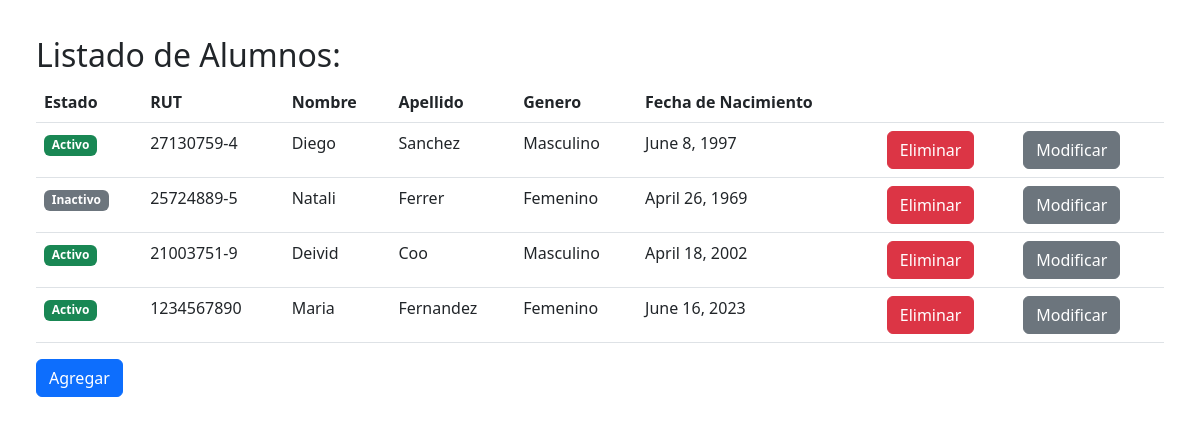
/alumnos/crud, run on the app's committed database.
### alumnos/models.py (models this page shows)
class Alumno(models.Model):
    rut              = models.CharField(primary_key=True, max_length=10)
    nombre           = models.CharField(max_length=20)
    apellido_paterno = models.CharField(max_length=20)
    apellido_materno = models.CharField(max_length=20)
    fecha_nacimiento = models.DateField(blank=False, null=False)
    id_genero        = models.ForeignKey('Genero',on_delete=models.CASCADE, db_column='idGenero')
    telefono         = models.CharField(max_length=45)
    email            = models.EmailField(unique=True, max_length=100, blank=True, null=True)
    direccion        = models.CharField(max_length=50, blank=True, null=True)
    activo           = models.IntegerField()

class Genero(models.Model):
    id_genero  = models.AutoField(db_column='idGenero', primary_key=True)
    genero     = models.CharField(max_length=20, blank=False, null=False)

### alumnos/views.py (the view)
# urls.py: path('crud', views.crud, name='crud'),
def crud(request):
    alumnos=Alumno.objects.all()
    context={"alumnos":alumnos}
    return render(request, 'alumnos/listado.html', context)

### alumnos/templates/alumnos/listado.html (shortened to what this page needs)
{% load static %}
<!DOCTYPE html>
<html lang="en">
<head>
    <link href="https://cdn.jsdelivr.net/npm/bootstrap@5.3.0/dist/css/bootstrap.min.css" rel="stylesheet">
</head>
<body style="padding: 3%">
    <h2>Listado de Alumnos:</h2>
    <table class="table">
        {% if alumnos %}
            <th>Estado</th>
            <th>RUT</th>
            <th>Nombre</th>
            <th>Apellido</th>
            <th>Genero</th>
            <th>Fecha de Nacimiento</th>
            <th></th>
            <th></th>
            {% for alumno in alumnos %}
                <tr>
                    <td>
                        {% if alumno.activo == 1 %}
                            <span class="badge bg-success">Activo</span>
                        {% else %}
                            <span class="badge bg-secondary">Inactivo</span>
                        {% endif %}
                    </td>
                    <td>{{alumno.rut}}</td>
                    <td>{{alumno.nombre}}</td>
                    <td>{{alumno.apellido_paterno}}
                    <td>{{alumno.id_genero.genero}}</td>
                    <td>{{alumno.fecha_nacimiento}}</td>
                    <td><a href="{% url 'EliminarAlumno' %}" class="btn btn-danger">Eliminar</a></td>
                    <td><a href="{% url 'ModificarAlumno' %}" class="btn btn-secondary">Modificar</a></td>
                </tr>
            {% endfor %}
        {% endif %}
    </table>
    <a href="{% url 'AgregarAlumno' %}" class="btn btn-primary">Agregar</a>
</body>
</html>

### data on the page
Alumno: activo "Activo", rut "27130759-4", nombre "Diego", apellido_paterno "Sanchez", id_genero.genero "Masculino", fecha_nacimiento "June 8, 1997"
Alumno: activo "Inactivo", rut "25724889-5", nombre "Natali", apellido_paterno "Ferrer", id_genero.genero "Femenino", fecha_nacimiento "April 26, 1969"
Alumno: activo "Activo", rut "21003751-9", nombre "Deivid", apellido_paterno "Coo", id_genero.genero "Masculino", fecha_nacimiento "April 18, 2002"
Alumno: activo "Activo", rut "1234567890", nombre "Maria", apellido_paterno "Fernandez", id_genero.genero "Femenino", fecha_nacimiento "June 16, 2023"
